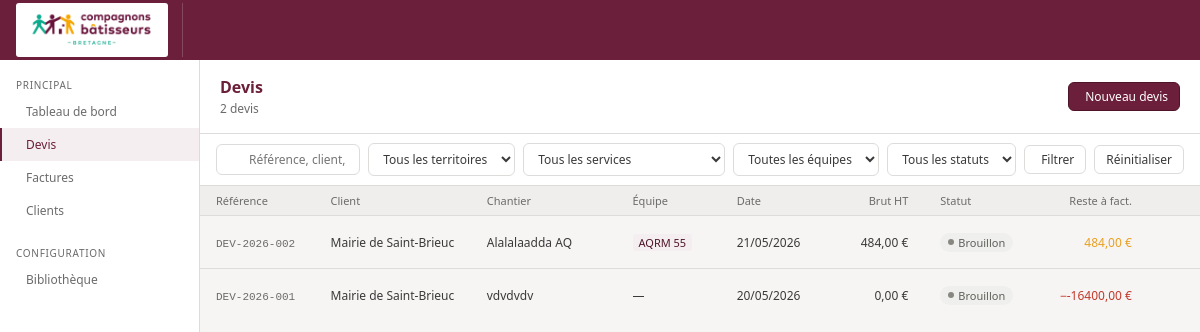
Screenshot of /devis/ (signed in) with the database file from the repository.
### core/models.py (models this page shows, shortened)
class ParametresAssociation(models.Model):
    nom = models.CharField(max_length=200, default='Compagnons Bâtisseurs Bretagne')
    siret = models.CharField(max_length=50, blank=True)
    ape = models.CharField(max_length=20, blank=True)
    forme_juridique = models.CharField(
        max_length=100, blank=True, default='Association loi 1901'
    )
    adresse = models.TextField(blank=True)
    email = models.EmailField(blank=True)
    telephone = models.CharField(max_length=50, blank=True)
    site_web = models.URLField(blank=True)
    logo = models.ImageField(
        upload_to='logo/', null=True, blank=True
    )
    couleur_principale = models.CharField(
        max_length=7, default='#6B1F3A',
        help_text="Code hexadécimal ex: #6B1F3A"
    )
    couleur_secondaire = models.CharField(
        max_length=7, default='#2BBFA4',
        help_text="Code hexadécimal ex: #2BBFA4"
    )
    couleur_accent = models.CharField(
        max_length=7, default='#E8A020',
        help_text="Code hexadécimal ex: #E8A020"
    )
    slogan = models.CharField(
        max_length=200, blank=True,
        default='La solidarité, un chantier à partager'
    )
    class Meta:
        verbose_name = 'Paramètres association'
    @classmethod
    def get(cls):
        obj, _ = cls.objects.get_or_create(pk=1)
        return obj

class Devis(models.Model):
    STATUS_CHOICES = [
        ('draft',    'Brouillon'),
        ('sent',     'Envoyé'),
        ('accepted', 'Accepté'),
        ('refused',  'Refusé'),
        ('expired',  'Expiré'),
    ]
    reference = models.CharField(max_length=50, unique=True)
    client = models.ForeignKey(
        Client, on_delete=models.PROTECT, related_name='devis'
    )
    equipe = models.ForeignKey(
        Equipe, on_delete=models.SET_NULL,
        null=True, blank=True, related_name='devis'
    )
    chantier = models.CharField(max_length=300)
    chantier_adresse1 = models.CharField(max_length=200, blank=True)
    chantier_adresse2 = models.CharField(max_length=200, blank=True)
    chantier_cp = models.CharField(max_length=10, blank=True)
    chantier_ville = models.CharField(max_length=100, blank=True)
    status = models.CharField(
        max_length=20, choices=STATUS_CHOICES, default='draft'
    )
    date_creation = models.DateField(auto_now_add=True)
    date_validite = models.DateField(null=True, blank=True)
    taux_mo = models.DecimalField(
        max_digits=6, decimal_places=2, default=46.00
    )
    notes = models.TextField(blank=True)
    conditions_devis = models.TextField(
        blank=True,
        help_text="Conditions de vente pour ce devis (copié depuis les préférences à la création)"
    )
    fin_group_title = models.CharField(
        max_length=100, default='Financements',
        help_text="Titre du groupe de financements"
    )
    created_by = models.ForeignKey(
        User, on_delete=models.SET_NULL,
        null=True, related_name='devis_crees'
    )
    created_at = models.DateTimeField(auto_now_add=True)
    updated_at = models.DateTimeField(auto_now=True)
    class Meta:
        ordering = ['-created_at']
        verbose_name = 'Devis'
        verbose_name_plural = 'Devis'
    def total_brut(self):
        return sum(
            l.total() for l in self.lignes.filter(parent=None)
            if l.type_ligne != 'FIN'
        )
    def total_facture(self):
        return sum(
            f.montant for f in self.factures.exclude(status='cancelled')
            if f.type_doc == 'facture'
        ) - sum(
            f.montant for f in self.factures.exclude(status='cancelled')
            if f.type_doc == 'avoir'
        )
    def reste_a_facturer(self):
        return self.total_brut() - self.total_facture()

class Client(models.Model):
    nom = models.CharField(max_length=200)
    contact = models.CharField(max_length=200, blank=True)
    email = models.EmailField(blank=True)
    telephone = models.CharField(max_length=50, blank=True)
    adresse = models.TextField(blank=True)
    created_at = models.DateTimeField(auto_now_add=True)
    class Meta:
        ordering = ['nom']
        verbose_name = 'Client'
    def __str__(self):
        return self.nom

class Equipe(models.Model):
    service = models.ForeignKey(
        Service, on_delete=models.PROTECT, related_name='equipes'
    )
    nom = models.CharField(max_length=200)
    ordre = models.IntegerField(default=0)
    class Meta:
        ordering = ['service', 'ordre', 'nom']
        verbose_name = 'Équipe'

class LigneDevis(models.Model):
    TYPE_CHOICES = [
        ('F',     'Forfait'), # supprimer?
        ('FMO',   'Forfait main d\'œuvre'),
        ('FMAT',  'Forfait matériaux'),
        ('S',     'Ouvrage simple'),
        ('C',     'Ouvrage composite'),
        ('MO',    'Main d\'œuvre'),
        ('MAT',   'Matériau'),
        ('OUV',   'Sous-ouvrage'),
        ('FIN',   'Financement'),
        ('TITRE', 'Titre'),
    ]
    devis = models.ForeignKey(
        Devis, on_delete=models.CASCADE, related_name='lignes'
    )
    parent = models.ForeignKey(
        'self', on_delete=models.CASCADE,
        null=True, blank=True, related_name='enfants'
    )
    type_ligne = models.CharField(max_length=5, choices=TYPE_CHOICES)
    description = models.TextField(blank=True)
    quantite = models.DecimalField(
        max_digits=10, decimal_places=3, default=1
    )
    unite = models.CharField(max_length=50, blank=True)
    cout_unitaire = models.DecimalField(
        max_digits=10, decimal_places=2, null=True, blank=True
    )
    ordre = models.IntegerField(default=0)
    ouvert = models.BooleanField(default=True)
    class Meta:
        ordering = ['ordre']
        verbose_name = 'Ligne de devis'
    def total(self):
        enfants = self.enfants.all()
        if self.type_ligne == 'TITRE':
            return sum(e.total() for e in enfants)
        if enfants.exists():
            return self.quantite * sum(e.total() for e in enfants)
        if self.cout_unitaire is not None:
            return self.quantite * self.cout_unitaire
        return Decimal('0')

### core/views.py (the view, shortened to what this page needs)
# urls.py: path('devis/', views.devis_list, name='devis-list'),
@login_required
def devis_list(request):
    profil = get_profil(request.user)
    qs = Devis.objects.select_related('client', 'equipe__service__territoire').all()
    status = request.GET.get('status', '')
    client_id = request.GET.get('client', '')
    equipe_id = request.GET.get('equipe', '')
    service_id = request.GET.get('service', '')
    territoire_id = request.GET.get('territoire', '')
    q = request.GET.get('q', '')
    if status:
        qs = qs.filter(status=status)
    if client_id:
        qs = qs.filter(client_id=client_id)
    if equipe_id:
        qs = qs.filter(equipe_id=equipe_id)
    if service_id:
        qs = qs.filter(equipe__service_id=service_id)
    if territoire_id:
        qs = qs.filter(equipe__service__territoire_id=territoire_id)
    for d in qs:
        d.rtf = d.reste_a_facturer()
    return render(request, 'core/devis_list.html', {
        'devis': qs,
        'clients': Client.objects.all(),
        'equipes': Equipe.objects.select_related('service__territoire').all(),
        'services': Service.objects.select_related('territoire').all(),
        'territoires': Territoire.objects.all(),
        'profil': profil,
        'status_filter': status,
        'client_filter': client_id,
        'equipe_filter': equipe_id,
        'service_filter': service_id,
        'territoire_filter': territoire_id,
        'q': q,
        'peut_supprimer': {d.pk: peut_supprimer_devis(request.user, d) for d in qs},  # ← ici
    })

### core/templates/core/devis_list.html (shortened to what this page needs)
{% extends 'core/base.html' %}
{% load core_extras %}
{% block nav_devis %}active{% endblock %}
{% block content %}
<div class="page-hd">
  <div><div class="page-title">Devis</div><div class="page-sub">{{ devis|length }} devis</div></div>
  <a href="{% url 'core:devis-create' %}" class="btn btn-prune"> Nouveau devis</a>
</div>
<form method="get" id="filter-form">
<div class="toolbar">
  <div class="search-wrap"><input class="search-inp" name="q" value="{{ q }}" placeholder="Référence, client, chantier…"/></div>
  <select class="sel" name="territoire" onchange="this.form.submit()">
    <option value="">Tous les territoires</option>
  </select>
  <select class="sel" name="service" onchange="this.form.submit()">
    <option value="">Tous les services</option>
  </select>
  <select class="sel" name="equipe" onchange="this.form.submit()">
    <option value="">Toutes les équipes</option>
  </select>
  <select class="sel" name="status" onchange="this.form.submit()" style="min-width:110px">
    <option value="">Tous les statuts</option>
  </select>
  <button type="submit" class="btn"> Filtrer</button>
  <a href="{% url 'core:devis-list' %}" class="btn">Réinitialiser</a>
</div>
</form>
<div style="flex:1;overflow-y:auto">
<table>
  <thead><tr>
    <th style="width:11%">Référence</th>
    <th style="width:15%">Client</th>
    <th style="width:14%">Chantier</th>
    <th style="width:10%">Équipe</th>
    <th style="width:9%">Date</th>
    <th class="num" style="width:10%">Brut HT</th>
    <th style="width:10%">Statut</th>
    <th class="num" style="width:11%">Reste à fact.</th>
    <th style="width:5%"></th>
  </tr></thead>
  <tbody>
    {% for d in devis %}
    <tr style="cursor:pointer" onclick="location='{% url 'core:devis-detail' d.pk %}'">
      <td><span class="mono">{{ d.reference }}</span></td>
      <td>{{ d.client }}</td>
      <td>{{ d.chantier }}</td>
      <td>
        {% if d.equipe %}
        <span style="font-size:11px;background:var(--prune-lt);color:var(--prune-dk);padding:1px 6px;border-radius:3px">{{ d.equipe.nom }}</span>
        {% else %}—{% endif %}
      </td>
      <td>{{ d.date_creation|date:"d/m/Y" }}</td>
      <td class="num">{{ d.total_brut|floatformat:2 }} €</td>
      <td><span class="badge b-{{ d.status }}"><span class="dot dot-{{ d.status }}"></span>{{ d.get_status_display }}</span></td>
      <td class="num" style="color:{% if d.rtf > 0 %}var(--amber){% elif d.rtf < 0 %}var(--red){% else %}var(--teal-dk){% endif %}">
        {% if d.rtf < 0 %}−{% endif %}{{ d.rtf|floatformat:2 }} €
      </td>
      <td style="text-align:right" onclick="event.stopPropagation()">
        <a href="{% url 'core:devis-duplicate' d.pk %}" class="ico-btn" title="Dupliquer"></a>
        {% if peut_supprimer|get_item:d.pk %}
        <form method="post" action="{% url 'core:devis-delete' d.pk %}" style="display:inline" onsubmit="return confirm('Supprimer ce devis ?')">
          <button type="submit" class="ico-btn danger"></button>
        </form>
        {% endif %}
      </td>
    </tr>
    {% empty %}
    <tr><td colspan="9" style="text-align:center;padding:2rem;color:var(--gray-md)">
      Aucun devis. <a href="{% url 'core:devis-create' %}" class="btn btn-sm btn-prune" style="margin-left:8px">Créer le premier</a>
    </td></tr>
    {% endfor %}
  </tbody>
</table>
</div>
{% endblock %}

### core/templates/core/base.html (shortened to what this page needs)
<!DOCTYPE html>
<html lang="fr">
<head>
<link rel="stylesheet" href="https://cdn.jsdelivr.net/npm/@tabler/icons-webfont@3.19.0/dist/tabler-icons.min.css"/>
</head>
<body>
<div class="topbar">
  <a href="{% url 'core:dashboard' %}" class="logo-area">
    {% if params.logo %}
      <img src="{{ params.logo.url }}" alt="{{ params.nom }}" style="height:54px;width:auto;background:#fff;border-radius:3px;padding:2px 5px">
    {% endif %}
  </a>
</div>
<div class="body-wrap">
  <div class="sidebar">
    <div class="nav-sect">Principal</div>
    <a href="{% url 'core:dashboard' %}" class="nav-item {% block nav_dashboard %}{% endblock %}">Tableau de bord</a>
    <a href="{% url 'core:devis-list' %}" class="nav-item {% block nav_devis %}{% endblock %}">Devis</a>
    <a href="{% url 'core:factures-list' %}" class="nav-item {% block nav_factures %}{% endblock %}">Factures</a>
    <a href="{% url 'core:clients' %}" class="nav-item {% block nav_clients %}{% endblock %}">Clients</a>
    <div class="nav-sect">Configuration</div>
    <a href="{% url 'core:biblio' %}" class="nav-item {% block nav_biblio %}{% endblock %}">Bibliothèque</a>
  </div>
  <div class="main">
    {% block content %}{% endblock %}
  </div>
</div>
</body>
</html>

### rows the page displays
ParametresAssociation: logo (picture)
Devis: reference "DEV-2026-002", client "Mairie de Saint-Brieuc", chantier "Alalalaadda AQ", equipe.nom "AQRM 55", date_creation "21/05/2026", total_brut "484,00", status "Brouillon", rtf "484,00"
Devis: reference "DEV-2026-001", client "Mairie de Saint-Brieuc", chantier "vdvdvdv", date_creation "20/05/2026", total_brut "0,00", status "Brouillon", rtf "-16400,00"

### other values shown
{{ devis|length }} "2"
